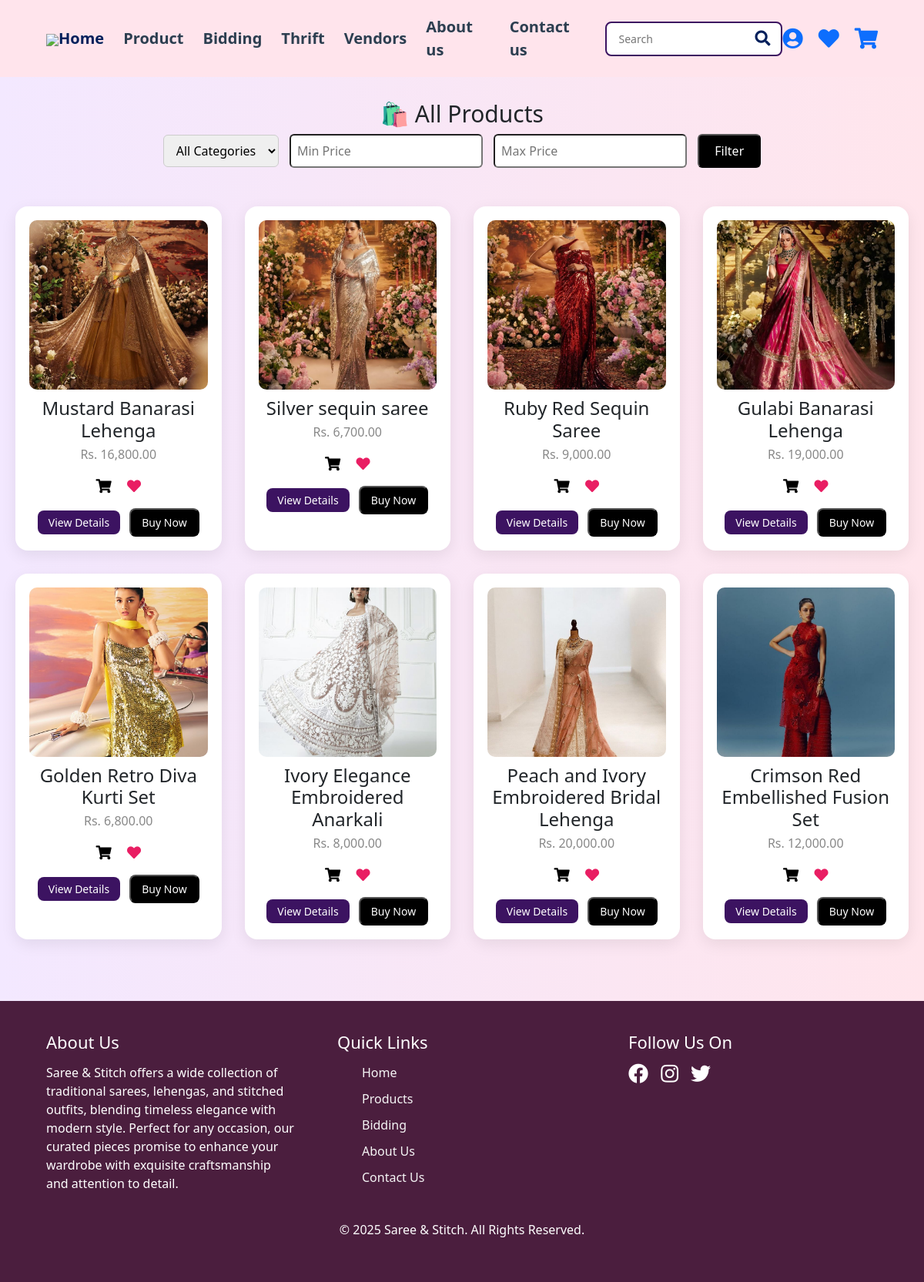
The app's page /product/ with its own data.
### MS/models.py (models this page shows, shortened)
class Product(models.Model):
    CATEGORY_CHOICES = [
        ('Saree', 'Saree'),
        ('Lehenga', 'Lehenga'),
        ('Kurtha', 'Kurtha'),
        ('Other', 'Other'),
    ]
    product_name = models.CharField(max_length=255)
    description = models.TextField()
    price = models.DecimalField(max_digits=10, decimal_places=2)
    quantity = models.PositiveIntegerField(default=1)
    category = models.CharField(max_length=255, choices=CATEGORY_CHOICES)
    age_groups = models.ManyToManyField('AgeGroup', blank=True)
    sizes = models.ManyToManyField('Size', blank=True)
    user = models.ForeignKey(settings.AUTH_USER_MODEL, on_delete=models.CASCADE)
    image = models.ImageField(upload_to='product_images/', blank=True, null=True)
    created_at = models.DateTimeField(auto_now_add=True)
    updated_at = models.DateTimeField(auto_now=True)

### MS/views.py (the view)
# urls.py: path('product/', views.product, name='product'),
def product(request):
    products = Product.objects.filter(user__is_superuser=True)
    category = request.GET.get('category')
    min_price = request.GET.get('min_price')
    max_price = request.GET.get('max_price')
    if category:
        products = products.filter(category__iexact=category)
    try:
        if min_price:
            products = products.filter(price__gte=float(min_price))
        if max_price:
            products = products.filter(price__lte=float(max_price))
    except ValueError:
        pass
    return render(request, 'mytemplates/product.html', {'products': products})

### MS/context_processors.py (called while the page is built, shortened)
def notification_context(request):
    if not request.user.is_authenticated:
        return {}

### MS/templates/mytemplates/product.html (shortened to what this page needs)
{% extends 'mytemplates/index.html' %}
{% load static %}
{% load humanize %}
{% block content %}
<h2 style="text-align:center; font-size: 30px; margin-top: 30px;">🛍️ All Products</h2>
<form method="GET" style="text-align:center; margin-bottom: 30px;">
  <select name="category" style="padding: 8px 12px; border-radius: 6px; border: 1px solid #ccc; margin-right: 10px;">
    <option value="">All Categories</option>
  </select>
  <input type="number" name="min_price" placeholder="Min Price" style="padding: 8px; border-radius: 6px; margin-right: 10px;">
  <input type="number" name="max_price" placeholder="Max Price" style="padding: 8px; border-radius: 6px; margin-right: 10px;">
  <button type="submit" style="padding: 8px 20px; border-radius: 6px; background: #000; color: white;">Filter</button>
</form>
<div style="display: grid; grid-template-columns: repeat(auto-fit, minmax(250px, 1fr)); max-width: 1200px; margin: 0 auto; gap: 30px; padding: 20px;">
  {% for product in products %}
  <div style="background: #fff; border-radius: 16px; padding: 18px; box-shadow: 0 6px 20px rgba(0,0,0,0.08); text-align: center; transition: 0.3s;"
       onmouseover="this.style.transform='translateY(-5px)'"
       onmouseout="this.style.transform='translateY(0)'">
    <img src="{{ product.image.url }}" alt="{{ product.product_name }}" style="width: 100%; height: 220px; object-fit: cover; border-radius: 10px;">
    <h4 style="margin: 10px 0 4px;">{{ product.product_name }}</h4>
    <p style="color: #888; font-weight: 500;">Rs. {{ product.price|intcomma }}</p>
    <div style="margin-top: 10px;">
      <a href="{% url 'add_to_cart' product.id %}" title="Add to Cart" style="color: #000; font-size: 18px; margin: 0 8px;"><i class="fas fa-shopping-cart"></i></a>
      <a href="{% url 'add_to_wishlist' product.id %}" title="Add to Wishlist" style="color: #e91e63; font-size: 18px; margin: 0 8px;"><i class="fas fa-heart"></i></a>
    </div>
    <div style="margin-top: 15px;">
      <a href="{% url 'product_detail' product.id %}" style="padding: 6px 14px; background: #3c1361; color: white; border-radius: 8px; text-decoration: none; font-size: 14px;">View Details</a>
      <button style="padding: 6px 14px; background: #000; color: white; border-radius: 8px; margin-left: 8px; font-size: 14px;"
              onclick="openBuyNowModal('{{ product.id }}', '{{ product.product_name }}', '{{ product.price }}')">
        Buy Now
      </button>
    </div>
  </div>
  {% empty %}
    <p style="text-align:center;">No products found.</p>
  {% endfor %}
</div>
{% endblock %}

### MS/templates/mytemplates/index.html (style rules this page uses)
body { background: linear-gradient(to right, #f3e8ff, #ffe5ec); }

### records on screen
Product: image (picture), product_name "Mustard Banarasi Lehenga", price "16,800.00"
Product: image (picture), product_name "Silver sequin saree", price "6,700.00"
Product: image (picture), product_name "Ruby Red Sequin Saree", price "9,000.00"
Product: image (picture), product_name "Gulabi Banarasi Lehenga", price "19,000.00"
Product: image (picture), product_name "Golden Retro Diva Kurti Set", price "6,800.00"
Product: image (picture), product_name "Ivory Elegance Embroidered Anarkali", price "8,000.00"
Product: image (picture), product_name "Peach and Ivory Embroidered Bridal Lehenga", price "20,000.00"
Product: image (picture), product_name "Crimson Red Embellished Fusion Set", price "12,000.00"
